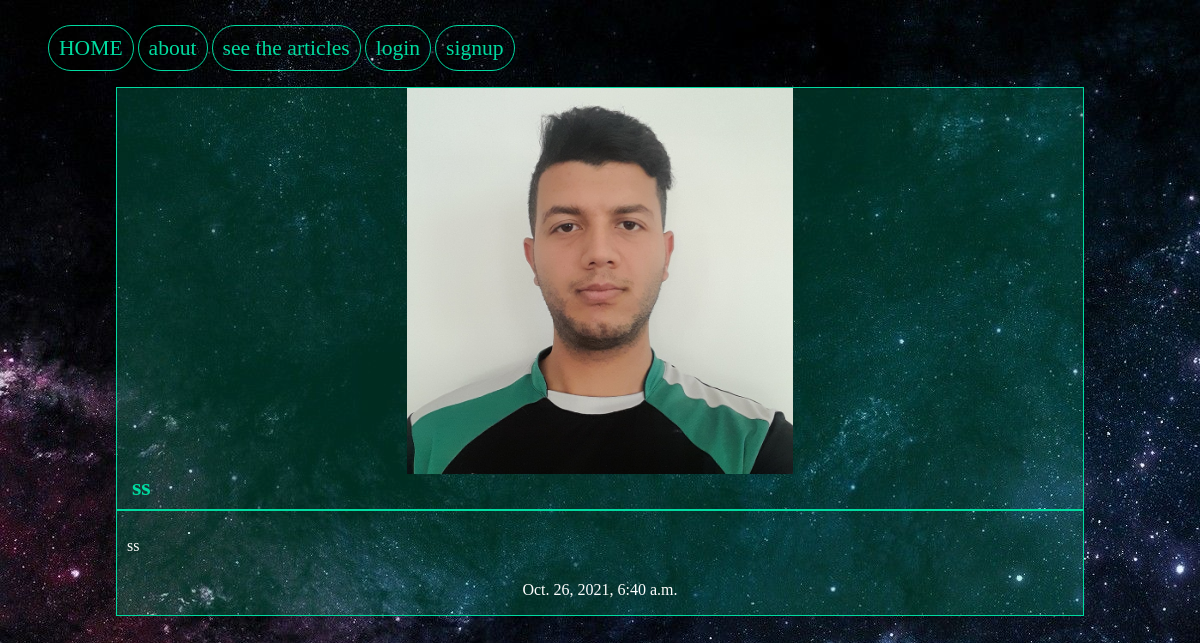
/articles/ss, run on an earlier commit of the app's database.
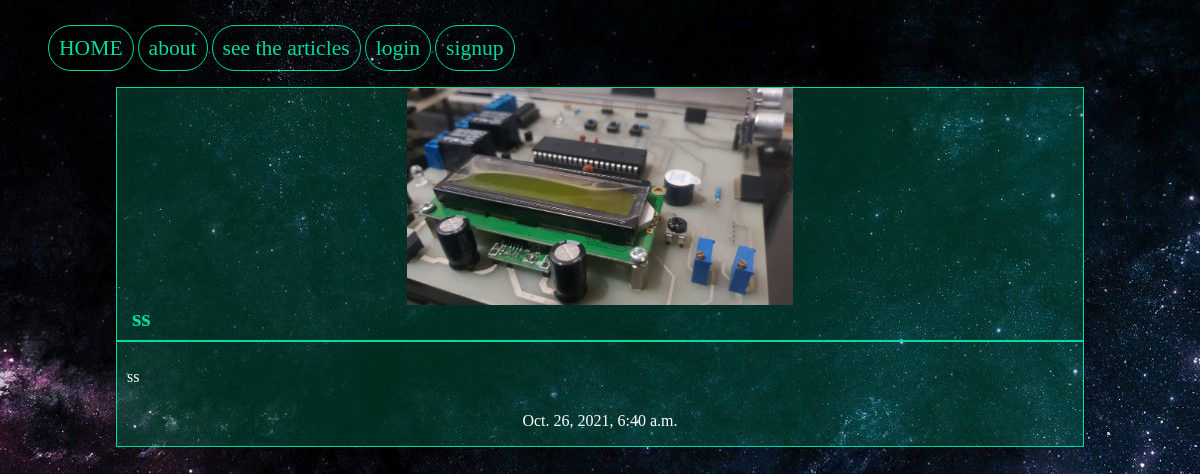
And on a later commit of the database.
### articles/models.py (models this page shows, shortened)
class Articles(models.Model):
	title=models.CharField(max_length=100)
	slug=models.SlugField()
	body=models.TextField()
	date=models.DateTimeField(auto_now_add=True)
	image=models.ImageField(default='default.jpg',blank=True)
	author=models.ForeignKey(User,default=None,on_delete=models.CASCADE)

### articles/views.py (the view)
# urls.py: path('<slug>', views.articles_detail,name='detail'),
def articles_detail (request,slug):
    article=models.Articles.objects.get(slug=slug)
    return render(request, 'articles/article_detail.html', {'article':article})

### articles/templates/articles/article_detail.html (shortened to what this page needs)
{% extends 'base.html' %}
 {% block body %}
    <div class="article-detail">
         <div class="article">
      <img src="{{article.image.url}}" alt="">
      <h2>{{article.title}}</h2>
      <hr>
      <p class="article-body">{{article.body}}</p>
      <p class="article-date">{{article.date}}</p>
         </div>
    </div>
 {% endblock %}

What changed in the data, as far as the page shows it:
changed Articles "ss": image: a different picture
